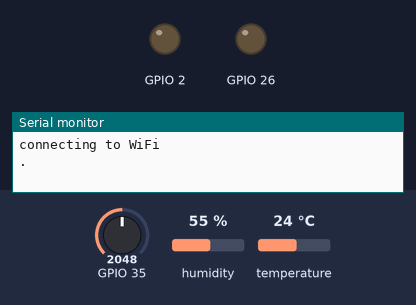
Bench run of a sketch on a simulated ESP32. Parts: output pins drawn as LEDs (lit = HIGH), the last lines printed to the serial monitor. The inputs (shaded band) are chosen by the test bench; at power-on: GPIO 35 = 2048, humidity 55 %, temperature 24 °C. WiFi joins after 1.5 s; servers stay silent unless stated; the Firebase database answers and starts empty.

Above: at 0.1 s.
At 2.1 s:
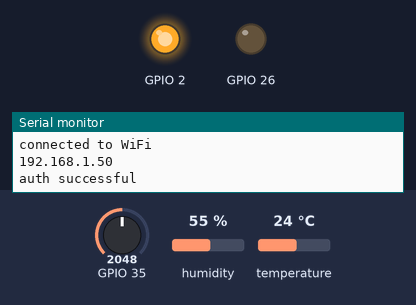
At 3.0 s:
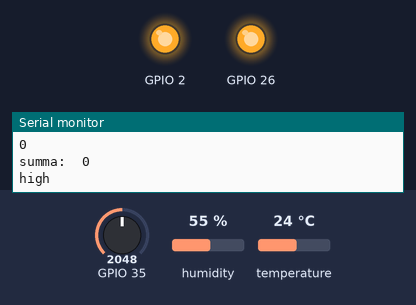
Timing chart, 0 to 4.5 s (numbered marks = the images above):
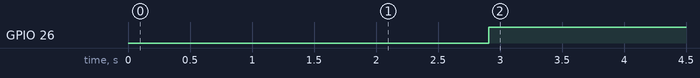

Measured:
- by itself, GPIO 26: LOW → HIGH at 2.9 s

The sketch:

sendDataTwo.ino
```cpp
#include <DHT.h>
#include <WiFi.h>
#include <Firebase_ESP_Client.h>
#include "addons/TokenHelper.h"
#include "addons/RTDBHelper.h"


DHT dht_sensor(18, DHT22);
FirebaseData fbdo;
FirebaseAuth auth;
FirebaseConfig config;

bool signupOK = false;

void setup() {
  pinMode(2, OUTPUT);
  pinMode(26, OUTPUT);
  pinMode(35, INPUT);

  dht_sensor.begin();
  Serial.begin(9600);
  WiFi.begin("Nikitah", "nikita1234");
  Serial.println("connecting to WiFi");
  while (WiFi.status() != WL_CONNECTED) {
    Serial.println("."); delay(2000);
  }
  Serial.println();
  Serial.println("connected to WiFi");
  Serial.println(WiFi.localIP());
  Serial.println();

  config.api_key = "AIzaSyAcQF3h777HBg9rjmL19IM7o-MDNhYQ4cQ";
  config.database_url = "https://esp32sample-6eb0b-default-rtdb.firebaseio.com/";

  if (Firebase.signUp(&config, &auth, "", "")) {
    Serial.println("auth successful");
    digitalWrite(2, HIGH);
    signupOK= true;
  } else {
    Serial.printf("%s\n", config.signer.signupError.message.c_str());
  }
  config.token_status_callback = tokenStatusCallback;

  Firebase.begin(&config, &auth);
  Firebase.reconnectWiFi(true);
}

int summa = 0;

void loop() {
  if (Firebase.ready() && signupOK) {

    int humi  = dht_sensor.readHumidity();
    int tempC = dht_sensor.readTemperature();
    int soil = 4095 - analogRead(35);
    int preparedGhumi = map(soil, 0, 4095, 0, 100);
    useFB(humi, "Sensor2/humi");
    useFB(tempC, "Sensor2/temp");
    useFB(preparedGhumi, "Sensor2/ghumi");

  if (isnan(humi) || isnan(tempC) || humi == 2147483647 || tempC == 2147483647) {
      toggleError("hdt11 error", "Errors/dht11");
    }
    if (isnan(soil) || soil == 2147483647) {
      toggleError("ghumi error", "Errors/ghumi2");
    }

    uvl();

    delay(2000);

  }
}


void useFB(int dataToSave, const char* path) {
  if (Firebase.RTDB.setInt(&fbdo, path, dataToSave)) {
//      Serial.println(); Serial.println("data send" + fbdo.dataPath() + dataToSave);
    } else {
//      Serial.println("data send error" + fbdo.errorReason());
    }

}


void uvl() {
  Firebase.RTDB.getInt(&fbdo, "/Sensor1/humi");
    Serial.println(fbdo.intData());
    summa += fbdo.intData();
    Firebase.RTDB.getInt(&fbdo, "/Sensor2/humi");
    Serial.println(fbdo.intData());
    summa += fbdo.intData();

    Serial.println("summa:  " + String(summa));

    Firebase.RTDB.getInt(&fbdo, "/Values/humi");

    if (int(summa / 2.0) > int(fbdo.intData())) {
      digitalWrite(26, LOW);
      Serial.println("low");
    } else {
     digitalWrite(26, HIGH);
     Serial.println("high");
    }

    summa = 0;
}


void toggleError(const char* dataToSave, const char* path) {
  if (Firebase.RTDB.set(&fbdo, path, dataToSave)) {
      Serial.println(); Serial.println("data send" + fbdo.dataPath() + dataToSave);
    } else {
      Serial.println("data send error" + fbdo.errorReason());
    }
}
```
